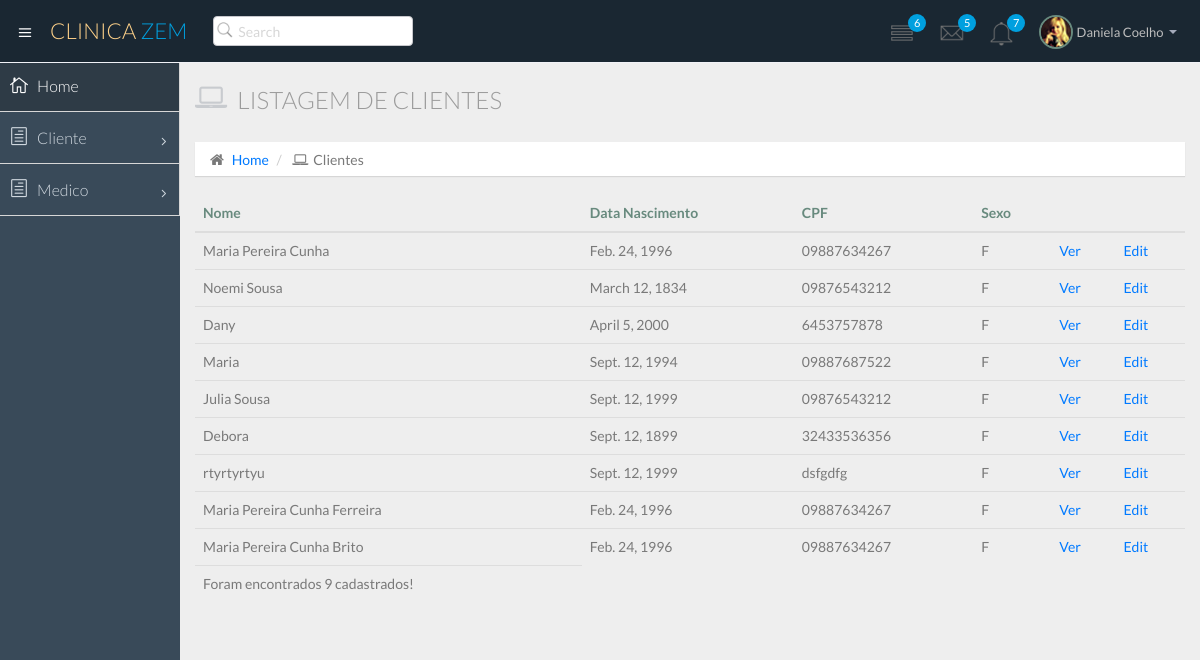
Page /atendimento/cliente/ on the committed database.
### atendimento/models.py (models this page shows)
class Cliente(models.Model):
    nome = models.CharField(max_length=50)
    dt_nasc = models.DateField()
    cpf = models.CharField(max_length=11)
    sexo = models.CharField(max_length=1)

### atendimento/views.py (the view)
# urls.py: path('cliente/', views.cliente_list),
def cliente_list(request):
    clientes = Cliente.objects.all()
    return render(request, 'cliente/list.html', {'clientes':clientes})

### atendimento/templates/cliente/list.html
{% extends "base.html" %}
{% block daniela %}
<div class="row">
    <div class="col-lg-12">
        <h3 class="page-header">
            <i class="fa fa-laptop"></i>Listagem de clientes</h3>
        <ol class="breadcrumb">
            <li>
                <i class="fa fa-home"></i>
                <a href="/atendimento/">Home</a>
            </li>
            <li>
                <i class="fa fa-laptop"></i>Clientes</li>
        </ol>
    </div>
</div>
<div class="row">
    <div class="col-md-12">
        <table class="table">
            <thead>
                <tr>
                    <th>Nome</th>
                    <th>Data Nascimento</th>
                    <th>CPF</th>
                    <th>Sexo</th>
                    <th>    </th>
                    <th>    </th>
                </tr>
            </thead>
            <tbody>
                {% for cliente in clientes %}
                <tr>
                    <td>{{cliente.nome}}</td>
                    <td>{{cliente.dt_nasc}}</td>
                    <td>{{cliente.cpf}}</td>
                    <td>{{cliente.sexo}}</td>
                    <td>
                        <a href="/atendimento/cliente/{{cliente.id}}/">Ver</a>
                    <td>
                        <a href="/atendimento/cliente/{{cliente.id}}/edit/">Edit</a>
                    </td>
                </tr>
                {% endfor %}
            </tbody>
            <tfoot>
                <tr>
                    <td>
                        <p>Foram encontrados {{clientes | length}} cadastrados!</p>
                    </td>
                </tr>
            </tfoot>
        </table>
    </div>
</div>
{% endblock %}

### rows in the picture
Cliente: nome "Maria Pereira Cunha", dt_nasc "Feb. 24, 1996", cpf "09887634267", sexo "F"
Cliente: nome "Noemi Sousa", dt_nasc "March 12, 1834", cpf "09876543212", sexo "F"
Cliente: nome "Dany", dt_nasc "April 5, 2000", cpf "6453757878", sexo "F"
Cliente: nome "Maria", dt_nasc "Sept. 12, 1994", cpf "09887687522", sexo "F"
Cliente: nome "Julia Sousa", dt_nasc "Sept. 12, 1999", cpf "09876543212", sexo "F"
Cliente: nome "Debora", dt_nasc "Sept. 12, 1899", cpf "32433536356", sexo "F"
Cliente: nome "rtyrtyrtyu", dt_nasc "Sept. 12, 1999", cpf "dsfgdfg", sexo "F"
Cliente: nome "Maria Pereira Cunha Ferreira", dt_nasc "Feb. 24, 1996", cpf "09887634267", sexo "F"
Cliente: nome "Maria Pereira Cunha Brito", dt_nasc "Feb. 24, 1996", cpf "09887634267", sexo "F"

### other values in the picture
{{ clientes | length }} "9"
